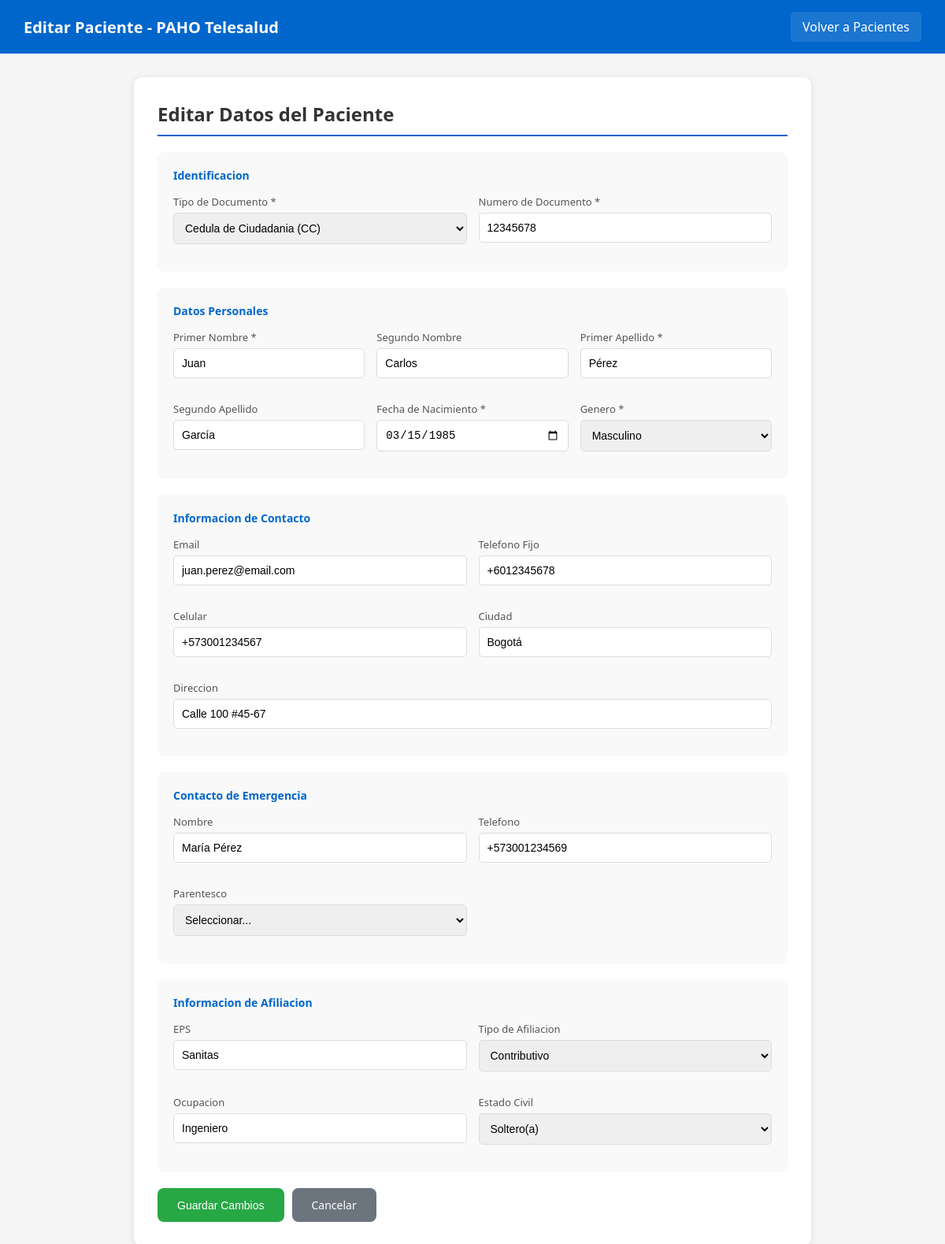
Page /edit_patient.php?id=1 (signed in) on the committed database.
### tables this page shows
CREATE TABLE IF NOT EXISTS patients (
    id INT AUTO_INCREMENT PRIMARY KEY,
    
     
    id_type ENUM('CC', 'CE', 'PA', 'RC', 'TI', 'NIT', 'PEP', 'MSP') DEFAULT 'CC',
    id_number VARCHAR(20) UNIQUE NOT NULL,
    
     
    first_name VARCHAR(50) NOT NULL,
    second_name VARCHAR(50),
    last_name VARCHAR(50) NOT NULL,
    second_last_name VARCHAR(50),
    birth_date DATE NOT NULL,
    gender ENUM('M', 'F', 'O') NOT NULL,
    
     
    email VARCHAR(100),
    phone VARCHAR(20),
    mobile VARCHAR(20),
    address VARCHAR(255),
    city VARCHAR(100),
    department VARCHAR(100),
    
     
    emergency_contact_name VARCHAR(100),
    emergency_contact_phone VARCHAR(20),
    emergency_contact_relation VARCHAR(50),
    
     
    eps_name VARCHAR(100),
    eps_afiliation_type ENUM('Contributivo', 'Subsidiado', 'Vinculado', 'Especial', 'Particular') DEFAULT 'Contributivo',
    
     
    occupation VARCHAR(100),
    education_level VARCHAR(50),
    marital_status ENUM('Soltero', 'Casado', 'Unión Libre', 'Viudo', 'Separado') DEFAULT 'Soltero',
    race_ethnicity VARCHAR(50),
    is_active BOOLEAN DEFAULT TRUE,
    
    created_at TIMESTAMP DEFAULT CURRENT_TIMESTAMP,
    updated_at TIMESTAMP DEFAULT CURRENT_TIMESTAMP ON UPDATE CURRENT_TIMESTAMP
);

### www/edit_patient.php (the view, shortened to what this page needs)
<?php
$conn = new mysqli('telehealth-db', 'telehealth', 'telehealth123', 'telehealth');
$patient_id = isset($_GET['id']) ? intval($_GET['id']) : 0;
$result = $conn->query("SELECT * FROM patients WHERE id = $patient_id AND is_active = 1");
$patient = $result->fetch_assoc();
?>
<!DOCTYPE html>
<html lang="es">
<head>
</head>
<body>
    <div class="header">
        <h1>Editar Paciente - PAHO Telesalud</h1>
        <div class="nav">
            <a href="patients.php">Volver a Pacientes</a>
        </div>
    </div>
    <div class="container">
        <div class="card">
            <h2>Editar Datos del Paciente</h2>
            <form method="POST" action="">
                <div class="form-section">
                    <h3>Identificacion</h3>
                    <div class="form-grid">
                        <div class="form-group">
                            <label>Tipo de Documento *</label>
                            <select name="id_type" required>
                                <option value="CC" <?php echo $patient['id_type'] === 'CC' ? 'selected' : ''; ?>>Cedula de Ciudadania (CC)</option>
                            </select>
                        </div>
                        <div class="form-group">
                            <label>Numero de Documento *</label>
                            <input type="text" name="id_number" value="<?php echo htmlspecialchars($patient['id_number'] ?? ''); ?>" required>
                        </div>
                    </div>
                </div>
                <div class="form-section">
                    <h3>Datos Personales</h3>
                    <div class="form-grid-3">
                        <div class="form-group">
                            <label>Primer Nombre *</label>
                            <input type="text" name="first_name" value="<?php echo htmlspecialchars($patient['first_name'] ?? ''); ?>" required>
                        </div>
                        <div class="form-group">
                            <label>Segundo Nombre</label>
                            <input type="text" name="second_name" value="<?php echo htmlspecialchars($patient['second_name'] ?? ''); ?>">
                        </div>
                        <div class="form-group">
                            <label>Primer Apellido *</label>
                            <input type="text" name="last_name" value="<?php echo htmlspecialchars($patient['last_name'] ?? ''); ?>" required>
                        </div>
                        <div class="form-group">
                            <label>Segundo Apellido</label>
                            <input type="text" name="second_last_name" value="<?php echo htmlspecialchars($patient['second_last_name'] ?? ''); ?>">
                        </div>
                        <div class="form-group">
                            <label>Fecha de Nacimiento *</label>
                            <input type="date" name="birth_date" value="<?php echo $patient['birth_date'] ?? ''; ?>" required>
                        </div>
                        <div class="form-group">
                            <label>Genero *</label>
                            <select name="gender" required>
                                <option value="M" <?php echo ($patient['gender'] ?? '') === 'M' ? 'selected' : ''; ?>>Masculino</option>
                            </select>
                        </div>
                    </div>
                </div>
                <div class="form-section">
                    <h3>Informacion de Contacto</h3>
                    <div class="form-grid">
                        <div class="form-group">
                            <label>Email</label>
                            <input type="email" name="email" value="<?php echo htmlspecialchars($patient['email'] ?? ''); ?>">
                        </div>
                        <div class="form-group">
                            <label>Telefono Fijo</label>
                            <input type="text" name="phone" value="<?php echo htmlspecialchars($patient['phone'] ?? ''); ?>">
                        </div>
                        <div class="form-group">
                            <label>Celular</label>
                            <input type="text" name="mobile" value="<?php echo htmlspecialchars($patient['mobile'] ?? ''); ?>">
                        </div>
                        <div class="form-group">
                            <label>Ciudad</label>
                            <input type="text" name="city" value="<?php echo htmlspecialchars($patient['city'] ?? ''); ?>">
                        </div>
                        <div class="form-group full-width">
                            <label>Direccion</label>
                            <input type="text" name="address" value="<?php echo htmlspecialchars($patient['address'] ?? ''); ?>">
                        </div>
                    </div>
                </div>
                <div class="form-section">
                    <h3>Contacto de Emergencia</h3>
                    <div class="form-grid">
                        <div class="form-group">
                            <label>Nombre</label>
                            <input type="text" name="emergency_contact_name" value="<?php echo htmlspecialchars($patient['emergency_contact_name'] ?? ''); ?>">
                        </div>
                        <div class="form-group">
                            <label>Telefono</label>
                            <input type="text" name="emergency_contact_phone" value="<?php echo htmlspecialchars($patient['emergency_contact_phone'] ?? ''); ?>">
                        </div>
                        <div class="form-group">
                            <label>Parentesco</label>
                            <select name="emergency_contact_relation">
                                <option value="">Seleccionar...</option>
                            </select>
                        </div>
                    </div>
                </div>
                <div class="form-section">
                    <h3>Informacion de Afiliacion</h3>
                    <div class="form-grid">
                        <div class="form-group">
                            <label>EPS</label>
                            <input type="text" name="eps_name" value="<?php echo htmlspecialchars($patient['eps_name'] ?? ''); ?>">
                        </div>
                        <div class="form-group">
                            <label>Tipo de Afiliacion</label>
                            <select name="eps_afiliation_type">
                                <option value="Contributivo" <?php echo ($patient['eps_afiliation_type'] ?? '') === 'Contributivo' ? 'selected' : ''; ?>>Contributivo</option>
                            </select>
                        </div>
                        <div class="form-group">
                            <label>Ocupacion</label>
                            <input type="text" name="occupation" value="<?php echo htmlspecialchars($patient['occupation'] ?? ''); ?>">
                        </div>
                        <div class="form-group">
                            <label>Estado Civil</label>
                            <select name="marital_status">
                                <option value="Soltero" <?php echo ($patient['marital_status'] ?? '') === 'Soltero' ? 'selected' : ''; ?>>Soltero(a)</option>
                            </select>
                        </div>
                    </div>
                </div>
                <div class="form-actions">
                    <button type="submit" class="btn">Guardar Cambios</button>
                    <a href="patients.php" class="btn btn-secondary">Cancelar</a>
                </div>
            </form>
        </div>
    </div>
</body>
</html>

### www/edit_patient.php (style rules this page uses)
* { box-sizing: border-box; margin: 0; padding: 0; }
body { font-family: 'Segoe UI', Tahoma, sans-serif; background: #f5f5f5; }
.header { background: #0066cc; color: white; padding: 15px 30px; display: flex; justify-content: space-between; align-items: center; }
.header h1 { font-size: 20px; }
.nav { display: flex; gap: 10px; }
.nav a { color: white; text-decoration: none; padding: 8px 15px; border-radius: 5px; background: rgba(255,255,255,0.1); }
.container { max-width: 900px; margin: 30px auto; padding: 0 20px; }
.card { background: white; border-radius: 10px; padding: 30px; box-shadow: 0 2px 10px rgba(0,0,0,0.1); }
.card h2 { color: #333; margin-bottom: 20px; padding-bottom: 10px; border-bottom: 2px solid #0066cc; }
.form-grid { display: grid; grid-template-columns: repeat(2, 1fr); gap: 15px; }
.form-grid-3 { display: grid; grid-template-columns: repeat(3, 1fr); gap: 15px; }
.form-group { margin-bottom: 15px; }
.form-group.full-width { grid-column: span 2; }
.form-group label { display: block; margin-bottom: 5px; color: #555; font-weight: 500; font-size: 13px; }
.form-group input, .form-group select, .form-group textarea { width: 100%; padding: 10px; border: 1px solid #ddd; border-radius: 5px; font-size: 14px; }
.form-section { background: #f9f9f9; padding: 20px; border-radius: 8px; margin-bottom: 20px; }
.form-section h3 { color: #0066cc; margin-bottom: 15px; font-size: 14px; }
.form-actions { display: flex; gap: 10px; margin-top: 20px; }
.btn { background: #28a745; color: white; padding: 12px 25px; border: none; border-radius: 8px; font-size: 14px; cursor: pointer; text-decoration: none; }
.btn-secondary { background: #6c757d; }

### rows in the picture
patients: id_type "Cedula de Ciudadania (CC)", id_number "12345678", first_name "Juan", second_name "Carlos", last_name "Pérez", second_last_name "García", birth_date "03/15/1985", gender "Masculino", email "juan.perez@email.com", phone "+6012345678", mobile "+573001234567", city "Bogotá", address "Calle 100 #45-67", emergency_contact_name "María Pérez", emergency_contact_phone "+573001234569", eps_name "Sanitas", eps_afiliation_type "Contributivo", occupation "Ingeniero", marital_status "Soltero(a)"
